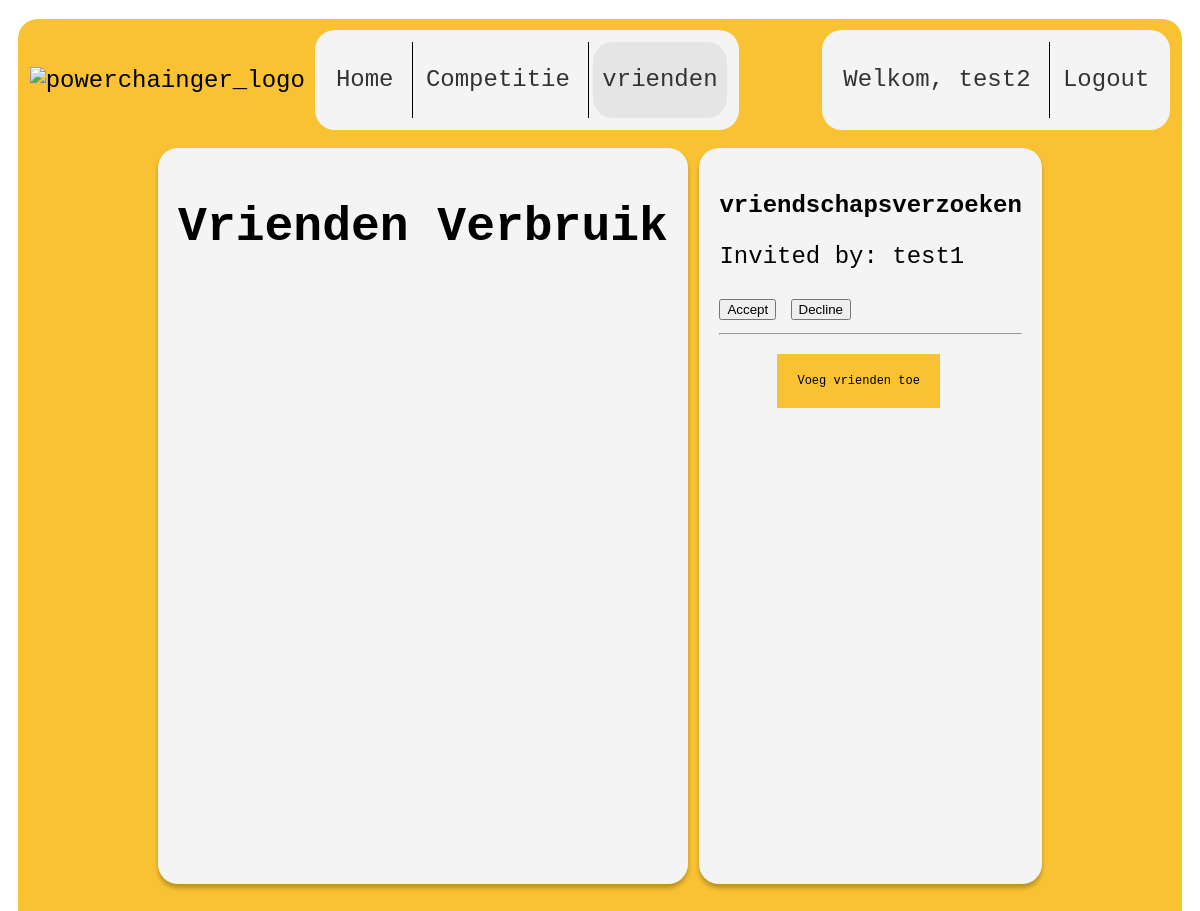
The page /vrienden (signed in) on the database as committed earlier.
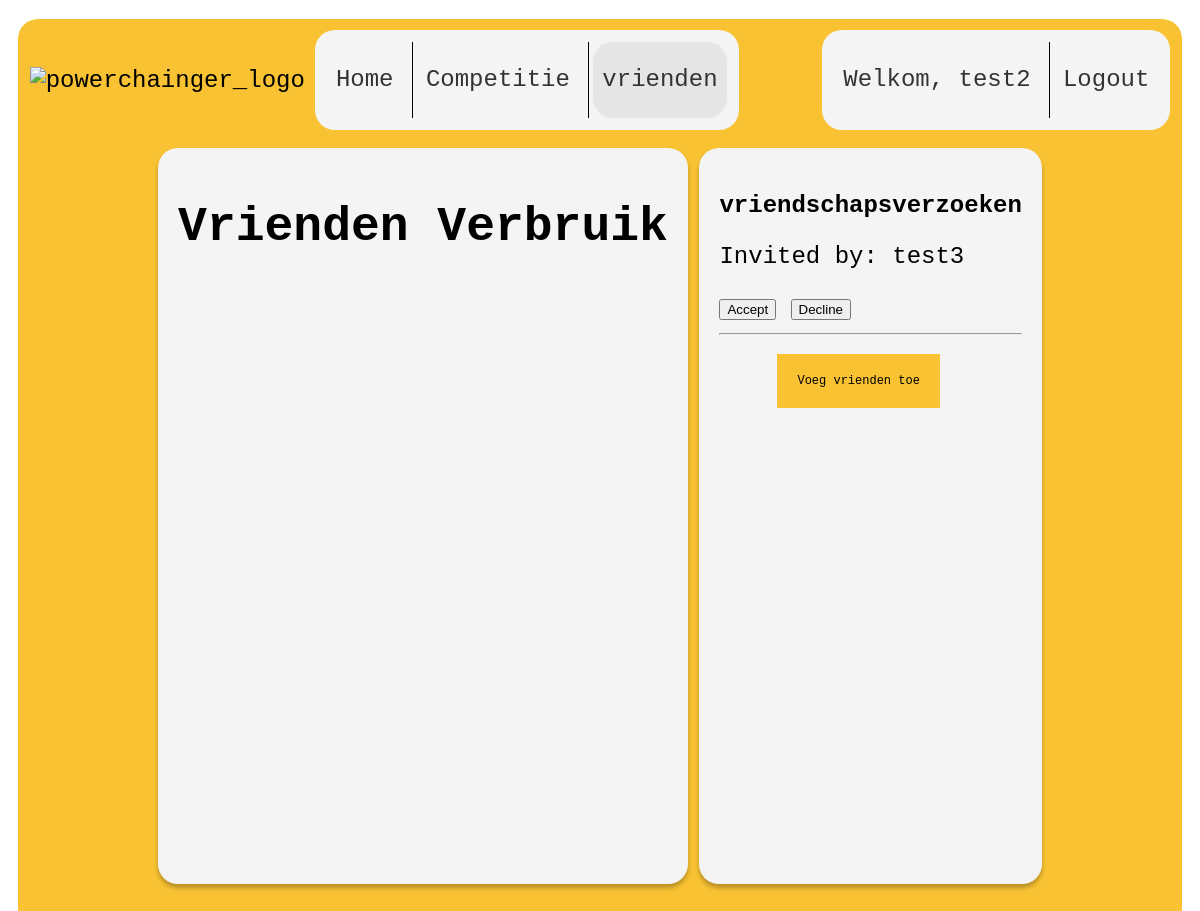
The same page on the database as committed later.
### app/models.py (models this page shows, shortened)
class Verzoeken(db.Model):
    verzoekID = db.Column(db.Integer, primary_key=True, autoincrement=True)
    userID = db.Column(db.Integer, db.ForeignKey('user.id'), nullable=False)
    vriendenID = db.Column(db.Integer, db.ForeignKey('user.id'), nullable=False)
    status = db.Column(db.String(100))
    user = db.relationship('User', foreign_keys=[userID], backref='verzoeken_verzonden')
    vriend = db.relationship('User', foreign_keys=[vriendenID], backref='verzoeken_ontvangen')

class User(db.Model, UserMixin):
    __tablename__ = 'user'
    id = db.Column(db.Integer(), primary_key=True)
    email = db.Column(db.String(64), unique=True, nullable=False, index=True)
    username = db.Column(db.String(32), unique=True, nullable=False, index=True)
    password_hash = db.Column(db.String(120), nullable=False)
    def __repr__(self):
        return f"Welkom, {self.username}"

### app/views.py (the view)
@app.route("/vrienden")
@login_required
def vrienden():
    userID = current_user.id
    database_path = os.path.join(os.path.dirname(__file__), 'data.sqlite')
    conn = sqlite3.connect(database_path)
    cursor = conn.cursor()
    vriend = Vrienden.query.filter_by(userID=current_user.id).all()
    cursor.execute("""
        SELECT u.username AS inviter_username, v.verzoekID, v.status
        FROM verzoeken v
        JOIN user u ON u.id = v.userID
        WHERE v.vriendenID = ? and v.status = "pending"
    """, (userID,))
    columns = [column[0] for column in cursor.description]
    invitations = [dict(zip(columns, row)) for row in cursor.fetchall()]
    print(invitations)
    conn.close()
    return render_template('public/vrienden.html', invitations=invitations, name=current_user, vriend=vriend)

### app/models.py (called while the page is built)
@login_manager.user_loader
def load_user(user_id):
    return User.query.get(user_id)

### app/templates/public/vrienden.html (shortened to what this page needs)
{%extends "public/templates/iot_template.html"%}
{%block main%}
<div class="vriendenbox">
  <div class="vrienden">
<h1>Vrienden Verbruik</h1>
</div>
  <div class="vrienden">
    <p class="titel">vriendschapsverzoeken</p>
    {% if invitations %}
    {% for invitation in invitations %}
        <form action="/process_invitation" method="POST">
            <p>Invited by: {{ invitation.inviter_username }}</p>
            <button type="submit" name="action" value="accept">Accept</button>
            <button type="submit" name="action" value="decline">Decline</button>
        </form>
        <hr>
    {% endfor %}
    {% else %}
    <p class="home">Geen vriendschaps verzoeken gevonden.</p>
    {% endif %}
    <div class="vriend-toevoeg-button">
        <button id="openPopup">Voeg vrienden toe</button>
    </div>
  </div>
</div>
{%endblock%}

Rows that differ between the two databases and show on the page:
removed Verzoeken: inviter_username "test1"
added Verzoeken: inviter_username "test3"
